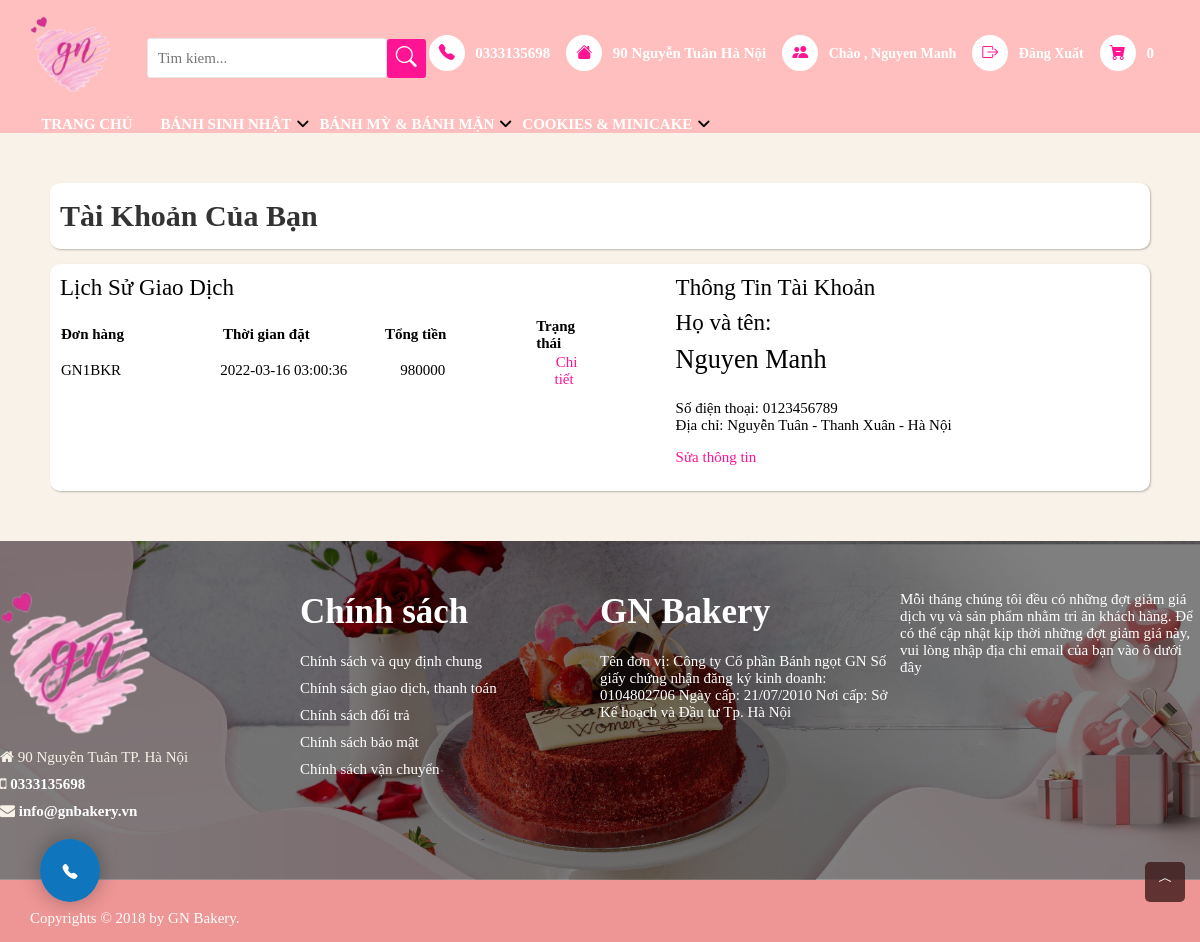
/user.php (signed in), run on an earlier commit of the app's database.
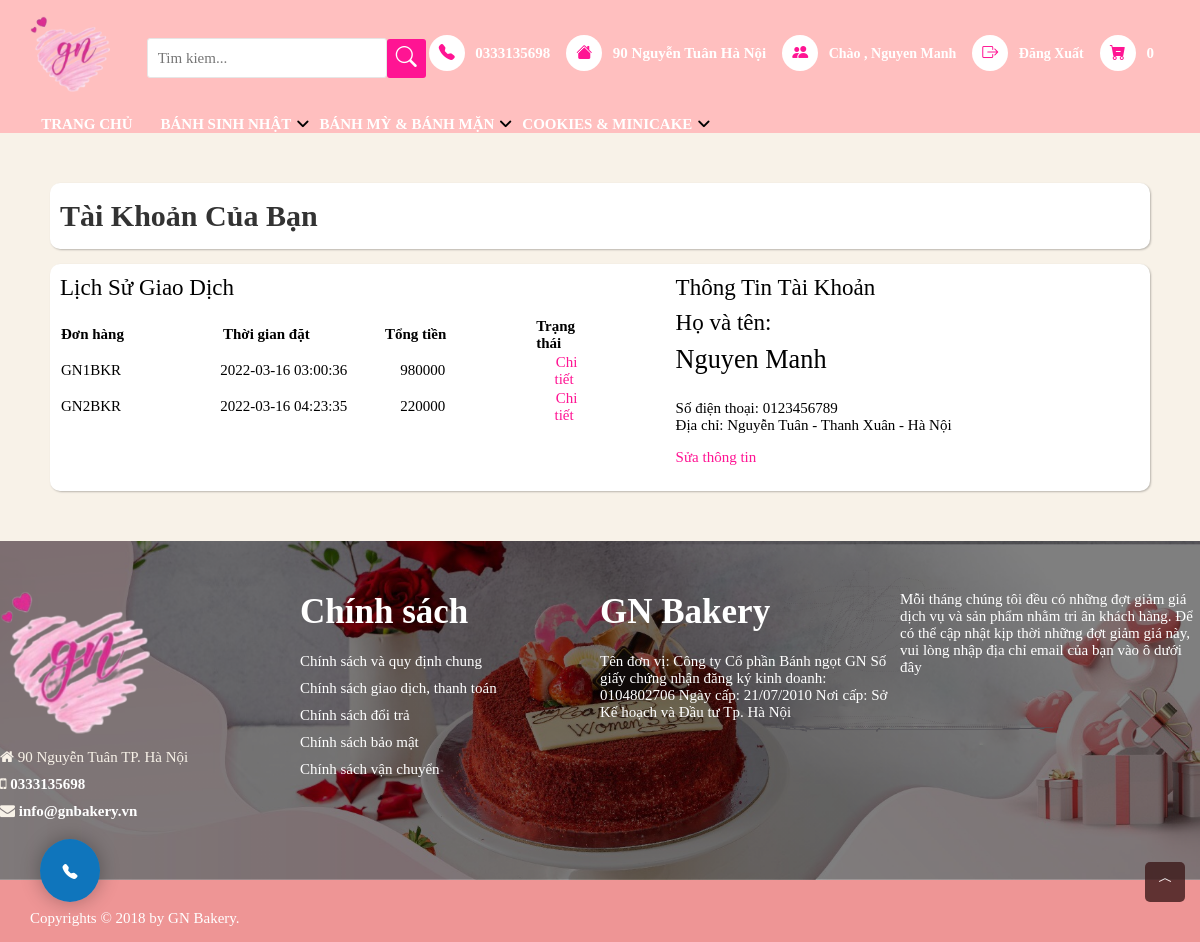
And on a later commit of the database.
### tables this page shows
CREATE TABLE `categories` (
  `id` int(11) NOT NULL,
  `name` varchar(50) NOT NULL
);

CREATE TABLE `orders` (
  `id` int(11) NOT NULL,
  `customer_id` int(11) NOT NULL,
  `name_receiver` varchar(50) NOT NULL,
  `address_receiver` varchar(255) NOT NULL,
  `phone_receiver` varchar(15) NOT NULL,
  `status` tinyint(1) NOT NULL,
  `total_price` float NOT NULL,
  `created_at` timestamp NOT NULL DEFAULT CURRENT_TIMESTAMP
);

CREATE TABLE `customers` (
  `id` int(11) NOT NULL,
  `name` varchar(50) NOT NULL,
  `email` varchar(255) NOT NULL,
  `password` varchar(255) NOT NULL,
  `address` varchar(255) DEFAULT NULL,
  `phone` varchar(15) DEFAULT NULL
);

### cart_function.php (called while the page is built, shortened)
<?php
function total_item($cart){
    $total = 0;
    return $total;
}
?>

### user.php (the view, shortened to what this page needs)
<?php
  require 'database/connect.php';
  $id = $_SESSION['id'];
  $sql = "select * from customers where id = '$id'";
  $result = mysqli_query($connect,$sql);
  $each = mysqli_fetch_array($result);
  $sqlOrder = "select * from orders where customer_id = '$id'";
  $resultOrder = mysqli_query($connect,$sqlOrder);
?>
<!DOCTYPE html>
<html>
<head>
  <link rel="stylesheet" href="https://cdn.jsdelivr.net/npm/bootstrap-icons@1.8.1/font/bootstrap-icons.css">
  <link href="https://cdn.jsdelivr.net/npm/bootstrap@5.1.3/dist/css/bootstrap.min.css" rel="stylesheet"
>
   <link rel="stylesheet" type="text/css" href="css/user.css">
  <link rel="stylesheet" type="text/css" href="css/style.css">
  <link rel="stylesheet" href="https://cdnjs.cloudflare.com/ajax/libs/font-awesome/6.0.0/css/all.min.css">
  <link rel="stylesheet" type="text/css" href="https://cdn.jsdelivr.net/npm/slick-carousel@1.8.1/slick/slick.css" />
  <link rel="stylesheet" href="https://cdnjs.cloudflare.com/ajax/libs/font-awesome/4.7.0/css/font-awesome.min.css">
</head>
<body>
<?php require './header.php'; ?>
 <section id="page-content">
   <div class="content-header">
     <h1 >Tài Khoản Của Bạn</h1>
   </div>
   <div class="content-grid">
     <div class="content-grid-left">
        <h2 class="h4">Lịch Sử Giao Dịch</h2>
        <table <?php
                if(mysqli_num_rows($resultOrder)<1){
                  echo 'style = "display:none;"';
                }else{
                  echo 'style = "display:block;"';
                }
              ?>>
          <thead class="table-shopping">
            <tr class="col">
              <th scope="col" class="order-shopping">Đơn hàng</th>
              <th scope="col" class="time-shopping">Thời gian đặt</th>
              <th scope="col" class="total-shopping">Tổng tiền</th>
              <th scope="col" class="stt-shopping">Trạng thái</th>
            </tr>
          </thead>
          <tbody>
            <?php
              if(mysqli_num_rows($resultOrder) > 0){
                while($rowOrder = mysqli_fetch_assoc($resultOrder)){
            ?>
            <tr class="col">
              <td class="txt-order-shopping">GN<?php echo $rowOrder['id'] ?>BKR</td>
              <td class="txt-time-shopping"><?php
                      echo ($rowOrder['created_at']);
                    ?></td>
              <td class="txt-total-shopping"><?php echo $rowOrder['total_price'] ?></td>
              <td class="txt-stt-shopping"><a class="detail-txt" href="order_product.php?order_id=<?php echo $rowOrder['id'] ?>">Chi tiết</a></td>
            </tr>
            <?php
                }
              }
            ?>
          </tbody>
        </table>
     </div>
     <div class="content-grid-right">
       <h4 class="h4">Thông Tin Tài Khoản</h4>
       <h3 class="h4">Họ và tên: </h3>
       <h3><?= $each['name'] ?? '' ?></h3>
       <p>
        <br>
        Số điện thoại: <?= $each['phone'] ?? '' ?>
        <br>
        Địa chỉ: <?= $each['address'] ?? '' ?>
       </p>
       <p class="text-address"><a href="update.php">Sửa thông tin</a></p>
     </div>
   </div>
 </section>
  <footer>
    <div class="footer-top">
      <div class="wrapper">
        <div class="inner">
          <div class="grid-item">
            <div class="contact-item ">
              <div class="ft-contact">
                <div class="ft-contact-logo ">
                  <a href="/"><img style="width: 50%;height:50%;" src="img/logo.png"
                      alt="GN BAKERY - Bánh ngọt Pháp"></a>
                </div>
                <div class="ft-contact-address">
                  <i class="fa fa-home" aria-hidden="true"></i> 90 Nguyễn Tuân TP. Hà Nội
                </div>
                <div class="ft-contact-tel">
                  <i class="fa fa-mobile" aria-hidden="true"></i> <a style="color: white; font-weight: bolder;"
                    href="tel:0333135698">0333135698</a>
                </div>
                <div class="ft-contact-email">
                  <i class="fa fa-envelope" aria-hidden="true"></i> <a style="color: white;font-weight: bolder;"
                    href="mailto:info@gnbakery.vn">info@gnbakery.vn</a>
                </div>
              </div>
            </div>
            <div class="menu ">
              <div class="ft-menu">
                <h4>Chính sách</h4>
                <ul class="list">
                  <li><a href="">Chính sách và quy định chung</a></li>
                  <li><a href="">Chính sách giao dịch, thanh toán</a></li>
                  <li><a href="">Chính sách đổi trả</a></li>
                  <li><a href="">Chính sách bảo mật</a></li>
                  <li><a href="">Chính sách vận chuyển</a></li>
                </ul>
              </div>
            </div>
            <div class="subscribe ">
              <div class="ft-subscribe-wrapper">
                <h4>GN Bakery</h4>
                <div class="ft-subscribe">
                  <p>Tên đơn vị: Công ty Cổ phần Bánh ngọt GN
                    Số giấy chứng nhận đăng ký kinh doanh: 0104802706
                    Ngày cấp: 21/07/2010
                    Nơi cấp: Sở Kế hoạch và Đầu tư Tp. Hà Nội
                  </p>
                </div>
              </div>
            </div>
            <div class="connect">
              <p>Mỗi tháng chúng tôi đều có những đợt giảm giá dịch vụ và sản phẩm nhằm tri ân khách hàng. Để có thể cập
                nhật kịp thời những đợt giảm giá này, vui lòng nhập địa chỉ email của bạn vào ô dưới đây
            </div>
          </div>
        </div>
      </div>
    </div>
    <div class="footer-bottom">
      <div class="wrapper">
        <div class="inner">
          <div class="grid">
            <div class="grid__item ">
              <div class="ft-copyright">
                Copyrights © 2018 by <a target="_blank" href="">GN Bakery</a>.
              </div>
            </div>
          </div>
        </div>
      </div>
    </footer>
    <div id="hotline">
      <a href="tel:0333135698" id="yBtn">
        <i class="bi bi-telephone-fill"></i>
      </a>
    </div>
    <div id="backtop">
      <i class="bi bi-chevron-compact-up"></i>
    </div>
</body>
</html>

### header.php (shortened to what this page needs)
<?php
require 'cart_function.php';
require './database/connect.php';
    $sql = "select * from categories";
    $categories = mysqli_query($connect, $sql);
$cart = (isset($_SESSION['cart']))? $_SESSION['cart'] : [];
?>
  <header class="medium-header">
    <div class="site-header">
      <div class="header-left">
        <div class="logo">
          <h1>
            <a href="#">
              <img src="img/logo.png">
            </a>
          </h1>
        </div>
        <div class="search">
          <form action="/search" method="get" class="input-search" role="search">
            <input id="search" type="search" name="q" value placeholder="Tim kiem..." class="input-field" aria-label="Tim kiem ..." autocomplete="off">
            <span class="input-group-btn">
              <button type="submit" class="btn icon-fallback-text">
                <i class="bi bi-search" aria-hidden="true"></i>
              </button>
            </span>
          </form>
        </div>
      </div>
      <div class="header-right">
        <ul class="list-item">
          <a class="item" href="tel:0333135698">
            <i class="bi bi-telephone-fill" aria-hidden="true"></i>
            <span>0333135698</span>
          </a>
          <a class="item" href="#">
            <i class="bi bi-house-fill" aria-hidden="true"></i>
            <span>
              90 Nguyễn Tuân Hà Nội
            </span>
          </a>
          <?php if(empty($_SESSION['id'])) { ?>
            <a class="item" href="./signin.php">
              <i class="bi bi-people-fill" aria-hidden="true"></i>
              Tài khoản
            </a>
          <?php } else { ?>
              <a class="item" href="user.php">
              <i class="bi bi-people-fill" aria-hidden="true"></i>
              Chào , <?= $_SESSION['name'] ?>
            </a>
            <a class="item" href="signout.php">
              <i class="bi bi-box-arrow-right" aria-hidden="true"></i>
              Đăng Xuất
            </a>
          <?php } ?>
          <a class="item" href="cart.php">
            <div class="cart-total-price">
              <i class="bi bi-cart-dash-fill" aria-hidden="true"></i>
              <?php if(empty($_SESSION['id'])) { ?><span id="CartCount">
              0</span>
              <?php } else { ?>
                <span id="CartCount"><?php echo total_item($cart) ?></span>
                <?php } ?>
            </div>
          </a>
      </div>
    </div>
    <nav class="container">
      <ul id="main-menu">
        <li><a href="./index.php">TRANG CHỦ</a></li>
        <?php foreach($categories as $category) { ?>
            <li>
                <a href="#"><?= $category['name'] ?></a>
            </li>
          <?php } ?>
      </ul>
    </nav>
  </header>

### css/user.css (style rules this page uses)
#page-content { padding: 50px 50px; }
.content-header { box-shadow: 1px 1px 2px 0px #00000040; background-color: white; border-radius: 10px; }
* { font-size: 15px; }
.content-header h1 { color: #333333; padding: 15px 10px; font-size: 30px; font-family: serif; font-weight: bolder; }
.content-grid { border-radius: 10px; box-shadow: 1px 1px 2px 0px #00000040; padding: 10px; background-color: white; margin-top: 15px; display: flex; width: 100%; flex-wrap: wrap; justify-content: space-between; }
.content-grid-left { width: 50%; }
.h4 { font-family: 'Merriweather', serif; font-weight: 200; font-size: 23px; }
.content-grid-right { margin-left: 10px; width: 43%; }
.table-shopping { width: 100%; display: block; margin-top: 15px; }
.order-shopping { width: 30%; }
.time-shopping { width: 30%; }
.total-shopping { width: 28%; }
.stt-shopping { width: 30%; }
.txt-time-shopping { width: 29.6%; }
.txt-order-shopping { width: 29.5%; }
.txt-total-shopping { width: 32.3%; padding-left: 21px; }
.txt-stt-shopping { width: 32%; }
.detail-txt { padding-left: 1.3px; color: #FF1493; }
.text-address a { color: #FF1493; }

What changed in the data, as far as the page shows it:
added orders: id "2", created_at "2022-03-16 04:23:35", total_price "220000"
